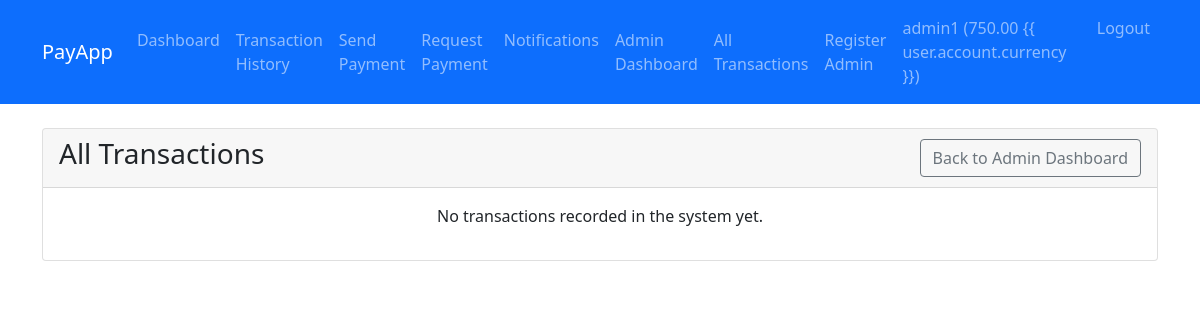
The page /admin-transactions/ (signed in) on the database as committed earlier.
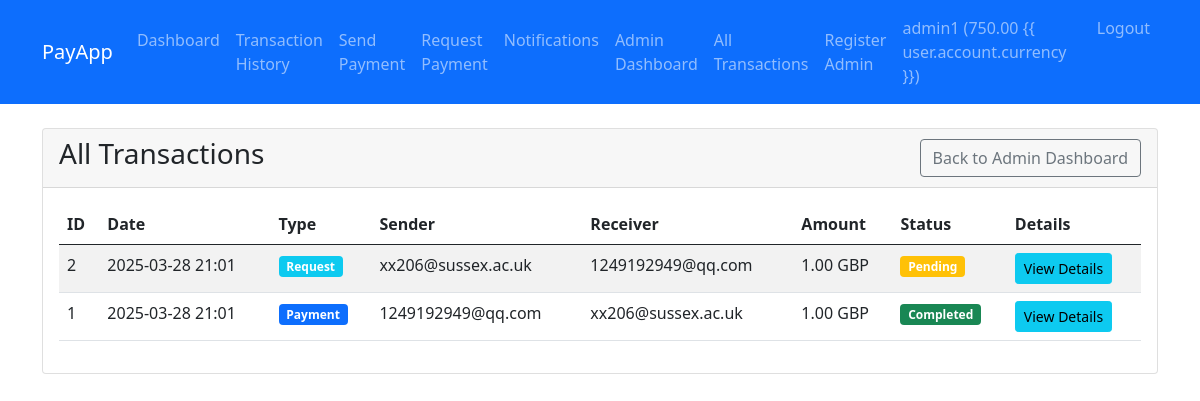
The same page on the database as committed later.
### payapp/models.py (models this page shows, shortened)
class Transaction(models.Model):
    TRANSACTION_TYPES = [
        ('PAYMENT', 'Payment'),
        ('REQUEST', 'Payment Request'),
    ]
    STATUS_CHOICES = [
        ('PENDING', 'Pending'),
        ('COMPLETED', 'Completed'),
        ('REJECTED', 'Rejected'),
    ]
    sender = models.ForeignKey(User, on_delete=models.CASCADE, related_name='sent_transactions')
    receiver = models.ForeignKey(User, on_delete=models.CASCADE, related_name='received_transactions')
    amount = models.DecimalField(max_digits=10, decimal_places=2)
    sender_currency = models.CharField(max_length=3)
    receiver_currency = models.CharField(max_length=3)
    converted_amount = models.DecimalField(max_digits=10, decimal_places=2, null=True, blank=True)
    transaction_type = models.CharField(max_length=10, choices=TRANSACTION_TYPES)
    status = models.CharField(max_length=10, choices=STATUS_CHOICES, default='PENDING')
    timestamp = models.DateTimeField(auto_now_add=True)

### payapp/views.py (the view)
# urls.py: path('admin-transactions/', views.admin_transactions_view, name='admin_transactions'),
@login_required
def admin_transactions_view(request):
    if not request.user.is_staff:
        messages.error(request, "You don't have permission to access this page.")
        return redirect('dashboard')
    transactions = Transaction.objects.all().order_by('-timestamp')
    context = {
        'transactions': transactions
    }
    return render(request, 'payapp/admin_transactions.html', context)

### templates/payapp/admin_transactions.html (shortened to what this page needs)
{% extends 'base.html' %}
{% block content %}
<div class="card">
  <div class="card-header d-flex justify-content-between align-items-center">
    <h3>All Transactions</h3>
    <a href="{% url 'admin_dashboard' %}" class="btn btn-outline-secondary"
      >Back to Admin Dashboard</a
    >
  </div>
  <div class="card-body">
    {% if transactions %}
    <div class="table-responsive">
      <table class="table table-striped">
        <thead>
          <tr>
            <th>ID</th>
            <th>Date</th>
            <th>Type</th>
            <th>Sender</th>
            <th>Receiver</th>
            <th>Amount</th>
            <th>Status</th>
            <th>Details</th>
          </tr>
        </thead>
        <tbody>
          {% for transaction in transactions %}
          <tr>
            <td>{{ transaction.id }}</td>
            <td>{{ transaction.timestamp|date:"Y-m-d H:i" }}</td>
            <td>
              {% if transaction.transaction_type == 'PAYMENT' %}
              <span class="badge bg-primary">Payment</span>
              {% else %}
              <span class="badge bg-info">Request</span>
              {% endif %}
            </td>
            <td>{{ transaction.sender.email }}</td>
            <td>{{ transaction.receiver.email }}</td>
            <td>{{ transaction.amount }} {{ transaction.sender_currency }}</td>
            <td>
              <span
                class="badge {% if transaction.status == 'COMPLETED' %}bg-success{% elif transaction.status == 'PENDING' %}bg-warning{% else %}bg-danger{% endif %}"
              >
                {% if transaction.status == 'COMPLETED' %}
                  Completed
                {% elif transaction.status == 'PENDING' %}
                  Pending
                {% else %}
                  Rejected
                {% endif %}
              </span>
            </td>
            <td>
              <button
                type="button"
                class="btn btn-sm btn-info"
                data-bs-toggle="modal"
                data-bs-target="#adminTransactionModal{{ transaction.id }}"
              >
                View Details
              </button>
            </td>
          </tr>
          {% endfor %}
        </tbody>
      </table>
    </div>
    {% else %}
    <p class="text-center">No transactions recorded in the system yet.</p>
    {% endif %}
  </div>
</div>
{% endblock %}

Rows that differ between the two databases and show on the page:
added Transaction: transaction_type "Request", status "Pending"
added Transaction: transaction_type "Payment", status "Completed"
Other text that changed with them:
text no longer shown: "No transactions recorded in the system yet."
text now shown: "ID Date Type Sender Receiver Amount Status Details"
